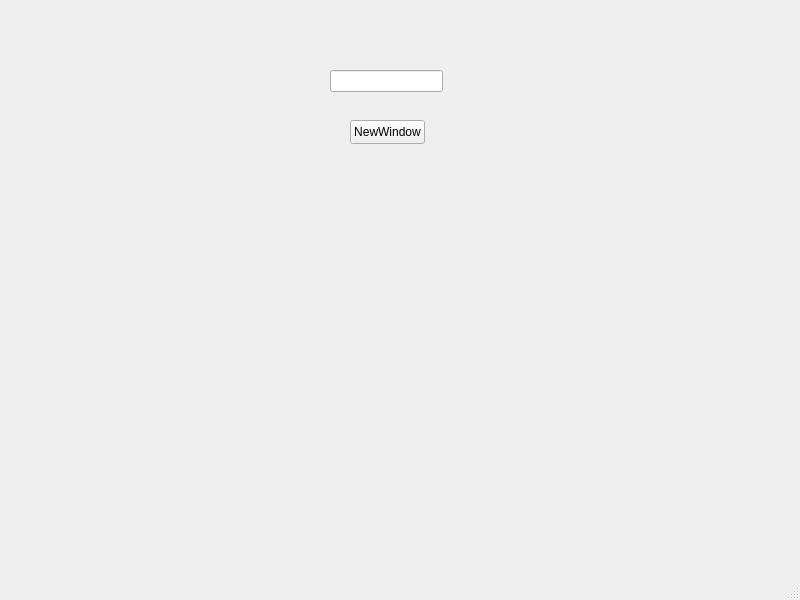
<?xml version="1.0" encoding="UTF-8"?>
<ui version="4.0">
 <class>MainWindow</class>
 <widget class="QMainWindow" name="MainWindow">
  <property name="geometry">
   <rect>
    <x>0</x>
    <y>0</y>
    <width>800</width>
    <height>600</height>
   </rect>
  </property>
  <property name="windowTitle">
   <string>MainWindow</string>
  </property>
  <widget class="QWidget" name="centralwidget">
   <widget class="QLineEdit" name="edtText">
    <property name="geometry">
     <rect>
      <x>330</x>
      <y>70</y>
      <width>113</width>
      <height>22</height>
     </rect>
    </property>
   </widget>
   <widget class="QPushButton" name="btnNewWindow">
    <property name="geometry">
     <rect>
      <x>350</x>
      <y>120</y>
      <width>75</width>
      <height>24</height>
     </rect>
    </property>
    <property name="text">
     <string>NewWindow</string>
    </property>
   </widget>
  </widget>
  <widget class="QMenuBar" name="menubar">
   <property name="geometry">
    <rect>
     <x>0</x>
     <y>0</y>
     <width>800</width>
     <height>22</height>
    </rect>
   </property>
  </widget>
  <widget class="QStatusBar" name="statusbar"/>
 </widget>
 <resources/>
 <connections/>
</ui>
